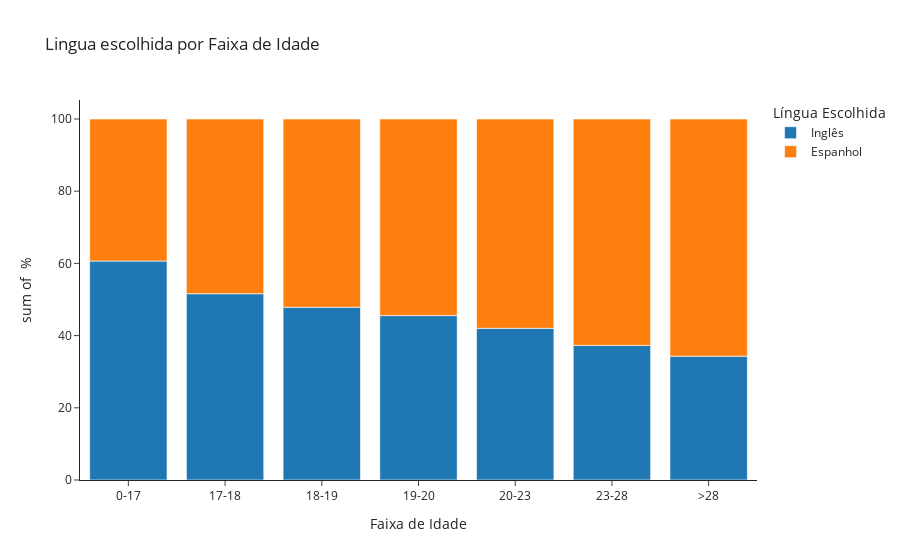

The cell this chart's notebook holds for it:
### Code cell
img = pltx.histogram(df_idade_lingua_per, x="QUARTIL_IDADE", y="PERCENTUAL", color="DES_LINGUA",
            title="Língua escolhida por Faixa de Idade",
            #Altera o tamanho do gráfico
            #width=600, height=400,
            labels={ # Alterar o nome original das colunas
                "QUARTIL_IDADE": "Faixa de Idade",  "PERCENTUAL": " % ", "DES_LINGUA": "Língua Escolhida"
            },
            category_orders={ # Troca a ordem original das colunas
                "TP_LINGUA": [1, 0]
            },
            template="simple_white"
            )
img.show()

### Figure 1 — Plotly figure (JSON) as saved in the notebook; plotly's stock layout.template omitted (floating-point values rounded to 4 significant figures)
{"data": [{"alignmentgroup": "True", "bingroup": "x", "histfunc": "sum", "hovertemplate": "Língua Escolhida=Inglês<br>Faixa de Idade=%{x}<br>sum of  % =%{y}<extra></extra>", "legendgroup": "Inglês", "marker": {"color": "#1F77B4", "pattern": {"shape": ""}}, "name": "Inglês", "offsetgroup": "Inglês", "orientation": "v", "showlegend": true, "type": "histogram", "x": ["0-17", "17-18", "18-19", "19-20", "20-23", "23-28", ">28"], "xaxis": "x", "y": [60.65, 51.6, 47.85, 45.54, 42.02, 37.28, 34.29], "yaxis": "y"}, {"alignmentgroup": "True", "bingroup": "x", "histfunc": "sum", "hovertemplate": "Língua Escolhida=Espanhol<br>Faixa de Idade=%{x}<br>sum of  % =%{y}<extra></extra>", "legendgroup": "Espanhol", "marker": {"color": "#FF7F0E", "pattern": {"shape": ""}}, "name": "Espanhol", "offsetgroup": "Espanhol", "orientation": "v", "showlegend": true, "type": "histogram", "x": ["0-17", "17-18", "18-19", "19-20", "20-23", "23-28", ">28"], "xaxis": "x", "y": [39.35, 48.4, 52.15, 54.46, 57.98, 62.72, 65.71], "yaxis": "y"}], "layout": {"barmode": "relative", "legend": {"title": {"text": "Língua Escolhida"}, "tracegroupgap": 0}, "title": {"text": "Lingua escolhida por Faixa de Idade"}, "xaxis": {"anchor": "y", "domain": [0, 1], "title": {"text": "Faixa de Idade"}}, "yaxis": {"anchor": "x", "domain": [0, 1], "title": {"text": "sum of  % "}}}}
